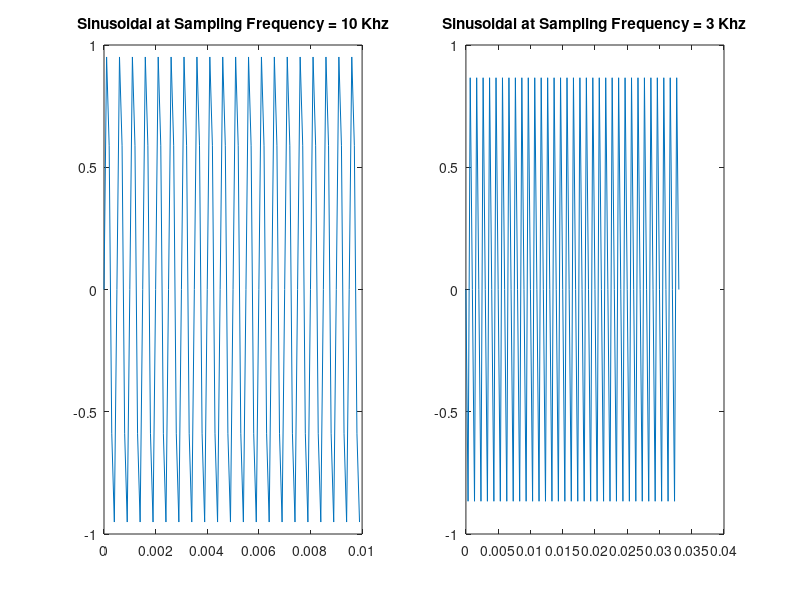

Reproduce this figure in MATLAB.
% Sample the sinusoid x = sin(2 pi f t), where f = 2 kHz, and plot the sampled signals over the
% continuous-time signal.
% - Let x1 be the signal sampled at 10 kHz.
% - Let x2 be the signal sampled at 3 kHz.
% Plot required waveforms and comment on the same by writing common MATLAB code.

clc;
clear;

% Time specifications:
Fs1 = 10*10^3;                % samples per second or Sampling frequency 1
Fs2 = 3*10^3;                 % samples per second or Sampling frequency 2
dn1 = 1/Fs1;                  % seconds per sample
dn2 = 1/Fs2;                  % seconds per sample
stop = 1;                     % seconds
n1 = 0:dn1:stop;              % seconds
n2 = 0:dn2:stop;              % seconds
a = 1;                        % amplitude
Fc = 2*10^3;                  % Frequency in hertz

% Sine wave:

x1 = a*sin(2*pi*Fc*n1);

x2 = a*sin(2*pi*Fc*n2);

figure;
subplot(1,2,1);
plot(n1(1:100),x1(1:100));             %Plotting First 100 Samples only
title('Sinusoidal at Sampling Frequency = 10 Khz'); 

subplot(1,2,2);
plot(n2(1:100),x2(1:100));             %Plotting First 100 Samples only
title('Sinusoidal at Sampling Frequency = 3 Khz');

